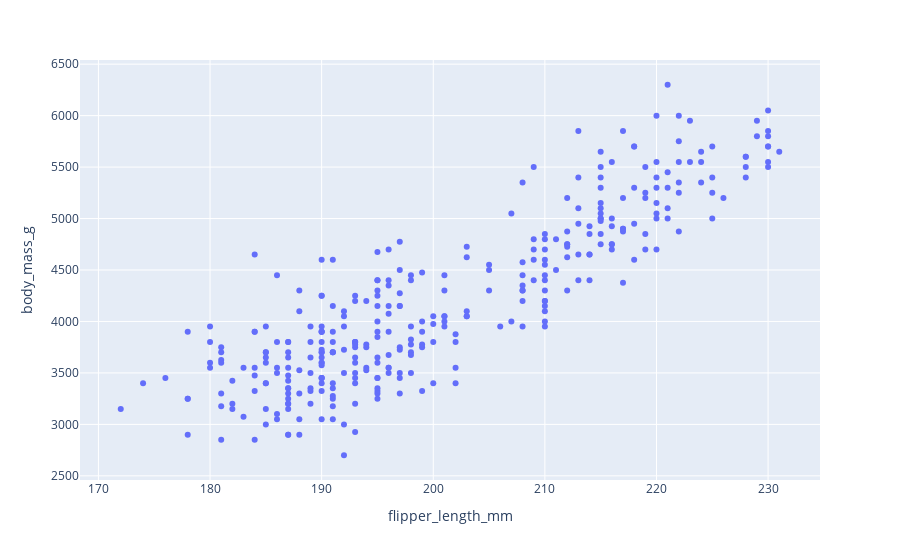

The cell this chart's notebook holds for it:
### Markdown cell above
Tomemos por ejemplo, el siguiente gráfico de dispersión en donde relacionamos el largo de la aleta con la masa corporal:

### Code cell
px.scatter(
    df,
    x="flipper_length_mm",
    y="body_mass_g",
)

### Figure 1 — Plotly figure (JSON) as saved in the notebook; plotly's stock layout.template omitted (floating-point values rounded to 4 significant figures; data arrays with more than 128 entries replaced by an {"elided": "..."} marker saying what was removed)
{"data": [{"hovertemplate": "flipper_length_mm=%{x}<br>body_mass_g=%{y}<extra></extra>", "legendgroup": "", "marker": {"color": "#636efa", "symbol": "circle"}, "mode": "markers", "name": "", "orientation": "v", "showlegend": false, "type": "scatter", "x": {"elided": "334 int values"}, "xaxis": "x", "y": {"elided": "334 int values"}, "yaxis": "y"}], "layout": {"legend": {"tracegroupgap": 0}, "margin": {"t": 60}, "xaxis": {"anchor": "y", "domain": [0, 1], "title": {"text": "flipper_length_mm"}}, "yaxis": {"anchor": "x", "domain": [0, 1], "title": {"text": "body_mass_g"}}}}
